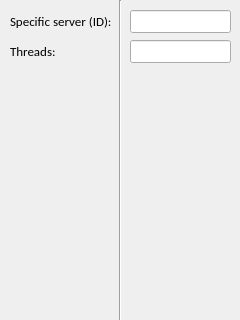
<?xml version="1.0" encoding="UTF-8"?>
<ui version="4.0">
 <class>Form</class>
 <widget class="QWidget" name="Form">
  <property name="geometry">
   <rect>
    <x>0</x>
    <y>0</y>
    <width>240</width>
    <height>320</height>
   </rect>
  </property>
  <property name="sizePolicy">
   <sizepolicy hsizetype="Fixed" vsizetype="Fixed">
    <horstretch>0</horstretch>
    <verstretch>0</verstretch>
   </sizepolicy>
  </property>
  <property name="windowTitle">
   <string>Config - Speedtest</string>
  </property>
  <widget class="QLabel" name="label">
   <property name="geometry">
    <rect>
     <x>10</x>
     <y>10</y>
     <width>111</width>
     <height>23</height>
    </rect>
   </property>
   <property name="font">
    <font>
     <family>Calibri</family>
     <pointsize>10</pointsize>
    </font>
   </property>
   <property name="text">
    <string>Specific server (ID):</string>
   </property>
  </widget>
  <widget class="QLabel" name="label_2">
   <property name="geometry">
    <rect>
     <x>10</x>
     <y>40</y>
     <width>91</width>
     <height>23</height>
    </rect>
   </property>
   <property name="font">
    <font>
     <family>Calibri</family>
     <pointsize>10</pointsize>
    </font>
   </property>
   <property name="text">
    <string>Threads:</string>
   </property>
  </widget>
  <widget class="QLineEdit" name="serverid">
   <property name="geometry">
    <rect>
     <x>130</x>
     <y>10</y>
     <width>101</width>
     <height>23</height>
    </rect>
   </property>
   <property name="font">
    <font>
     <family>Calibri</family>
     <pointsize>10</pointsize>
    </font>
   </property>
  </widget>
  <widget class="Line" name="line">
   <property name="geometry">
    <rect>
     <x>110</x>
     <y>0</y>
     <width>20</width>
     <height>321</height>
    </rect>
   </property>
   <property name="orientation">
    <enum>Qt::Vertical</enum>
   </property>
  </widget>
  <widget class="QLineEdit" name="threads">
   <property name="geometry">
    <rect>
     <x>130</x>
     <y>40</y>
     <width>101</width>
     <height>23</height>
    </rect>
   </property>
   <property name="font">
    <font>
     <family>Calibri</family>
     <pointsize>10</pointsize>
    </font>
   </property>
  </widget>
 </widget>
 <resources/>
 <connections/>
</ui>
